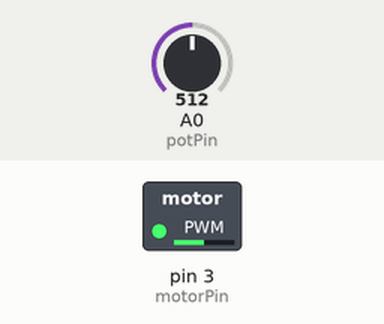
Recording of a sketch running on a simulated Arduino Uno, built with avr-gcc and run on an emulated ATmega328P. Shown: switched loads named in the sketch (green lamp = pin HIGH). The test bench sets the inputs (shaded band); at power-on: A0 (potPin) = 512.

Above: at 1.2 s.
1.3 s: A0 (potPin) set to 716
At 2.4 s:
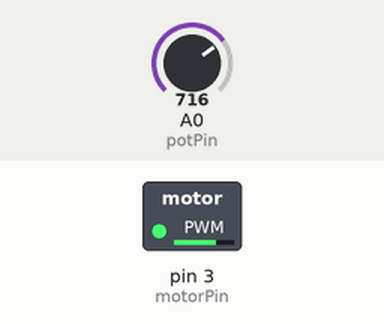
2.8 s: A0 (potPin) set to 900
At 3.5 s:
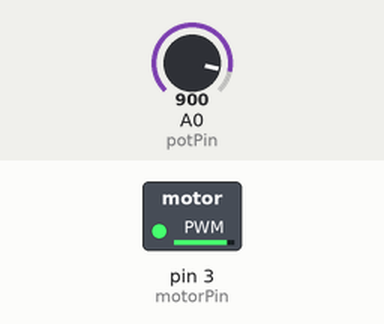
4.3 s: A0 (potPin) set to 122
At 4.7 s:
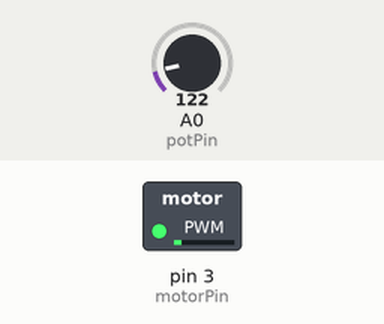
5.8 s: A0 (potPin) set to 0
At 7.0 s:
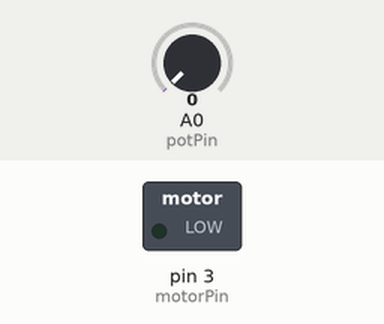
7.3 s: A0 (potPin) set to 511
At 8.2 s:
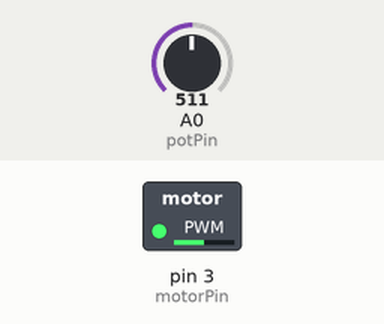
Timing chart, 0 to 9.8 s (numbered marks = the images above; inputs shaded):
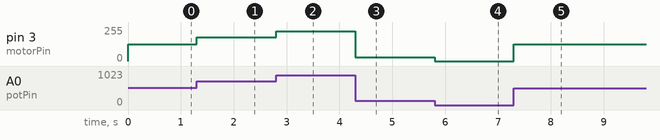

Measured:
- after the input at 1.3 s, pin 3 (motorPin): 127/255 → 178/255 at once
- after the input at 2.8 s, pin 3 (motorPin): 178/255 → 224/255 at once
- after the input at 4.3 s, pin 3 (motorPin): 224/255 → 30/255 at once
- after the input at 5.8 s, pin 3 (motorPin): 30/255 → 0/255 at once
- after the input at 7.3 s, pin 3 (motorPin): 0/255 → 127/255 at once

The sketch:

DC_Motor.ino
```cpp
/*

Sage Ridge Robotics
Example 9
Controlling a small DC motor with a potentiometer using PWM or
Pulse Wave Modulation. This will work with a small DC
Motor but not a larger motor as the current load of a larger
DC motor is too high for the Arduino's curcuitry.

We use the analogWrite() function to send a digital
square wave out of the Arduino to approximate an analog
voltage value. analogWrite actually turns the pin on and
off a a high rate to generate the square wave.

*/

// potPin is set to analog pin A0 on the Arduino board.
// motorPin is set to digital pin 3 (pins 5,6, and 9 are
// also allowed). potVal is also declared and will hold values read
// from analog pin A0.
int potPin = 0;
int potVal;
int motorPin = 3;

// Set the motorPin to output to write the PWM signal.
void setup()
{
  pinMode(motorPin, OUTPUT);   // sets the pin as output
}


// The main loop reads the value of the potentiometer
// then scales it appropriately for analogWrite() with map().
// analogWrite() outputs values between 0 and 255.
void loop()
{
  potVal = analogRead(potPin);
  potVal = map(potVal, 0, 1023, 0, 255);
  analogWrite(motorPin, potVal);
}
```
